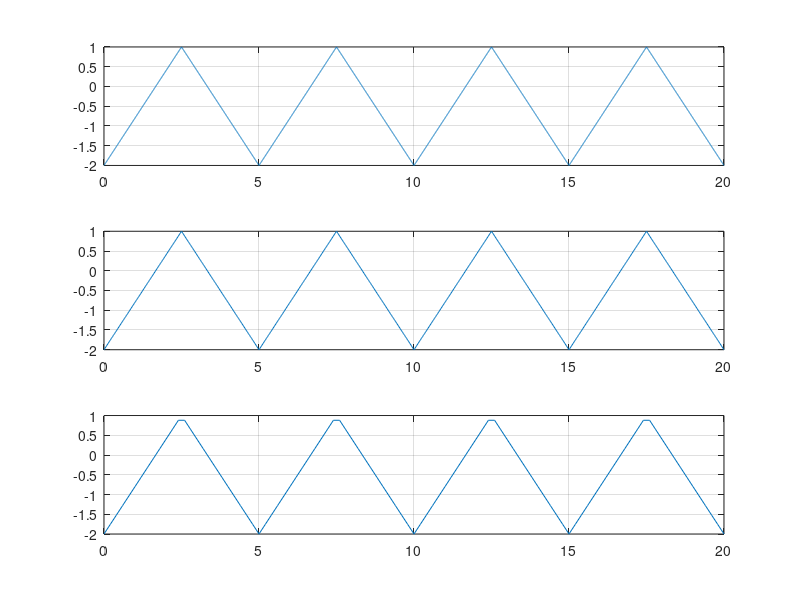

Reproduce this figure in MATLAB.
%2ms
t1=0:0.002:20;
F1=0.2;
%rezolutia temporara de 2ms
x1=-0.5+1.5*sawtooth(2*pi*F1*t1,0.5);
%semnal triunghiular(width 0.5) cu nivelul maxim 1 si nivelul minim -2
subplot(3,1,1),plot(t1,x1),grid

%20ms
t2=0:0.02:20;
F2=0.2;
x2=-0.5+1.5*sawtooth(2*pi*F2*t2,0.5);
subplot(3,1,2),plot(t2,x2),grid

%200ms
t3=0:0.2:20;
F3=0.2;
x3=-0.5+1.5*sawtooth(2*pi*F3*t3,0.5);
subplot(3,1,3),plot(t3,x3),grid